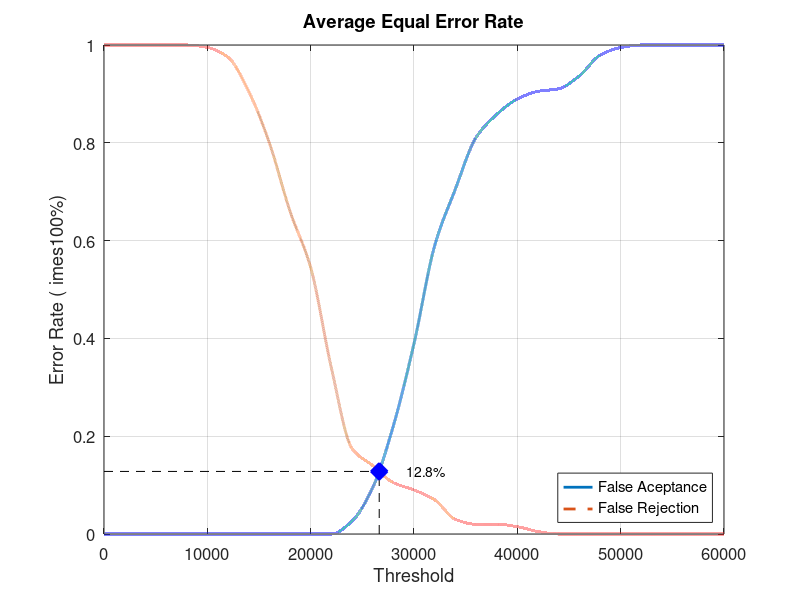
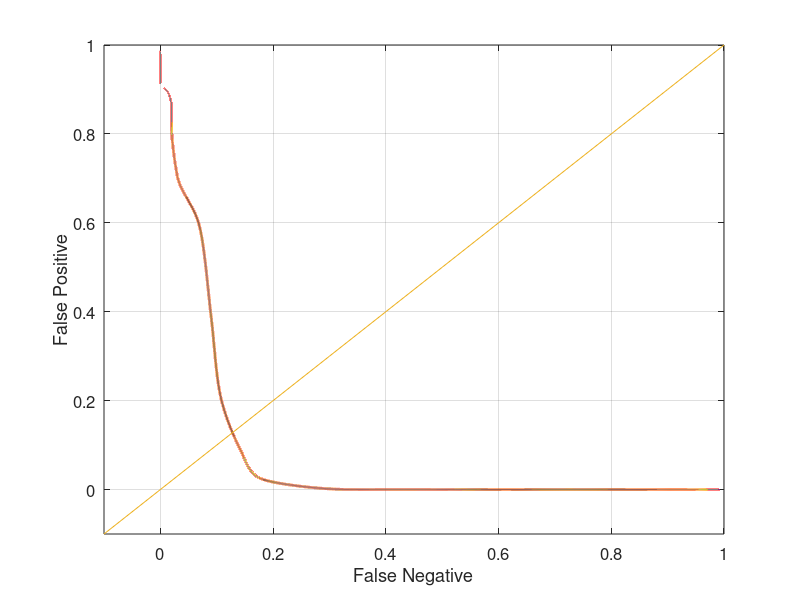

The MATLAB script that drew these images, in order:
close all;
clear;
clc;
x = 0:2000:60000;
xq = 0:0.5:60000;

y0 = [0 0 0 0 0 0 0 0 0 0 0 0 0.0263158 0.0947368 0.221053 0.389474 0.589474 0.705263 0.810526 0.857895 0.889474 0.905263 0.910526 0.936842 0.978947 0.994737 1 1 1 1 1]
yy0 = interp1(x, y0, xq, 'pchip');
y1 = [1 1 1 1 1 0.995 0.975 0.905 0.8 0.66 0.545 0.34 0.175 0.14 0.105 0.09 0.07 0.03 0.02 0.02 0.015 0.005 0 0 0 0 0 0 0 0 0]
yy1 = interp1(x, y1, xq, 'pchip');

% Calculating EER: 
y2 = abs(y0 - y1);
find(y2 == min(y2))
yy2 = abs(yy0 - yy1);
xEER = find(yy2 == min(yy2));
xEERIndex = xq(xEER) % X-axis EER
yEER = yy0(xEER) % Y-axis EER

main = figure
plot(xq, yy0,'-','LineWidth', 2);	hold on
plot(xq, yy1,'--','LineWidth', 2);	hold on
plot([xEERIndex xEERIndex], [0 yEER], 'k--');	hold on
plot([0 xEERIndex], [yEER yEER], 'k--');	hold on
plot(xEERIndex, yEER, 'bx', 'LineWidth', 10);	hold on
text(xEERIndex + 10 * xEERIndex / 100, yEER, [num2str(round((10000 * yEER)) / 100) '%'])
legend('False Aceptance', 'False Rejection', 'Location', 'SouthEast')
xlabel('Threshold')
ylabel('Error Rate (	imes100%)')
title('Average Equal Error Rate')
set(gca, 'FontSize', 12)
axis([0 60000 0 1])
grid on

print(main, 'Database3_3Main', '-dpng');
FNRxFPR = figure('Color', [1 1 1]);
plot(yy1, yy0, '-', yy1, yy0, 'LineWidth', 2);
hold on
y = -0.1:0.1:1
plot(y, y); 
set(gca, 'FontSize', 12)
xlabel('False Negative')
ylabel('False Positive')
axis([-0.1 1 -0.1 1])
set(gca, 'FontSize', 12)
grid on

print(FNRxFPR, 'Database3_3FNRxFPR','-dpng');
